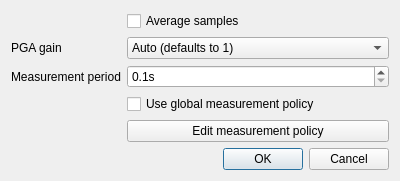
<?xml version="1.0" encoding="UTF-8"?>
<ui version="4.0">
 <class>SensorADC16Dialog</class>
 <widget class="QDialog" name="SensorADC16Dialog">
  <property name="geometry">
   <rect>
    <x>0</x>
    <y>0</y>
    <width>400</width>
    <height>180</height>
   </rect>
  </property>
  <property name="windowTitle">
   <string>Dialog</string>
  </property>
  <layout class="QFormLayout" name="formLayout">
   <item row="0" column="1">
    <widget class="QCheckBox" name="averageBox">
     <property name="text">
      <string>Average samples</string>
     </property>
    </widget>
   </item>
   <item row="2" column="0">
    <widget class="QLabel" name="periodLabel">
     <property name="text">
      <string>Measurement period</string>
     </property>
    </widget>
   </item>
   <item row="2" column="1">
    <widget class="QDoubleSpinBox" name="periodBox">
     <property name="suffix">
      <string notr="true">s</string>
     </property>
     <property name="decimals">
      <number>1</number>
     </property>
     <property name="minimum">
      <double>0.100000000000000</double>
     </property>
     <property name="maximum">
      <double>6553.500000000000000</double>
     </property>
     <property name="singleStep">
      <double>0.100000000000000</double>
     </property>
    </widget>
   </item>
   <item row="3" column="1">
    <widget class="QCheckBox" name="gPeriodBox">
     <property name="text">
      <string>Use global measurement policy</string>
     </property>
    </widget>
   </item>
   <item row="4" column="1">
    <widget class="QPushButton" name="gPeriodButton">
     <property name="text">
      <string>Edit measurement policy</string>
     </property>
    </widget>
   </item>
   <item row="5" column="0" colspan="2">
    <widget class="QDialogButtonBox" name="confirmBox">
     <property name="orientation">
      <enum>Qt::Horizontal</enum>
     </property>
     <property name="standardButtons">
      <set>QDialogButtonBox::Cancel|QDialogButtonBox::Ok</set>
     </property>
    </widget>
   </item>
   <item row="1" column="0">
    <widget class="QLabel" name="gainLabel">
     <property name="text">
      <string>PGA gain</string>
     </property>
    </widget>
   </item>
   <item row="1" column="1">
    <widget class="QComboBox" name="gainBox">
     <item>
      <property name="text">
       <string>Auto (defaults to 1)</string>
      </property>
     </item>
     <item>
      <property name="text">
       <string notr="true">1</string>
      </property>
     </item>
     <item>
      <property name="text">
       <string notr="true">2</string>
      </property>
     </item>
     <item>
      <property name="text">
       <string notr="true">5</string>
      </property>
     </item>
     <item>
      <property name="text">
       <string notr="true">10</string>
      </property>
     </item>
     <item>
      <property name="text">
       <string notr="true">20</string>
      </property>
     </item>
     <item>
      <property name="text">
       <string notr="true">50</string>
      </property>
     </item>
     <item>
      <property name="text">
       <string notr="true">100</string>
      </property>
     </item>
     <item>
      <property name="text">
       <string notr="true">200</string>
      </property>
     </item>
    </widget>
   </item>
  </layout>
 </widget>
 <resources/>
 <connections>
  <connection>
   <sender>confirmBox</sender>
   <signal>accepted()</signal>
   <receiver>SensorADC16Dialog</receiver>
   <slot>accept()</slot>
   <hints>
    <hint type="sourcelabel">
     <x>248</x>
     <y>254</y>
    </hint>
    <hint type="destinationlabel">
     <x>157</x>
     <y>274</y>
    </hint>
   </hints>
  </connection>
  <connection>
   <sender>confirmBox</sender>
   <signal>rejected()</signal>
   <receiver>SensorADC16Dialog</receiver>
   <slot>reject()</slot>
   <hints>
    <hint type="sourcelabel">
     <x>316</x>
     <y>260</y>
    </hint>
    <hint type="destinationlabel">
     <x>286</x>
     <y>274</y>
    </hint>
   </hints>
  </connection>
 </connections>
</ui>
